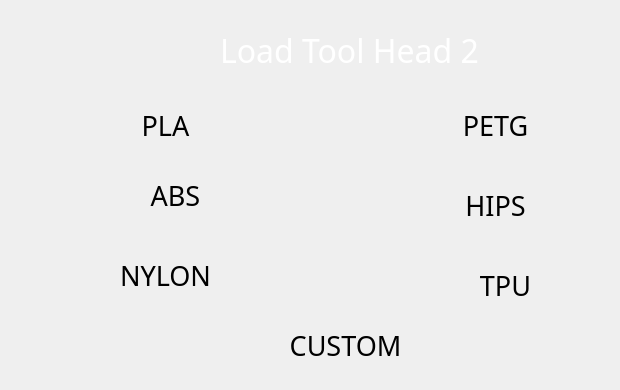
  <widget class="QWidget" name="load_t2_page">
   <widget class="CustomQPushButton" name="load_t2_hips_btn">
    <property name="geometry">
     <rect>
      <x>390</x>
      <y>170</y>
      <width>211</width>
      <height>71</height>
     </rect>
    </property>
    <property name="minimumSize">
     <size>
      <width>10</width>
      <height>10</height>
     </size>
    </property>
    <property name="font">
     <font>
      <family>Momcake</family>
      <pointsize>20</pointsize>
      <italic>false</italic>
      <stylestrategy>PreferAntialias</stylestrategy>
     </font>
    </property>
    <property name="mouseTracking">
     <bool>false</bool>
    </property>
    <property name="tabletTracking">
     <bool>true</bool>
    </property>
    <property name="contextMenuPolicy">
     <enum>Qt::NoContextMenu</enum>
    </property>
    <property name="layoutDirection">
     <enum>Qt::LeftToRight</enum>
    </property>
    <property name="styleSheet">
     <string notr="true"/>
    </property>
    <property name="text">
     <string>HIPS</string>
    </property>
    <property name="autoDefault">
     <bool>false</bool>
    </property>
    <property name="flat">
     <bool>true</bool>
    </property>
    <property name="class" stdset="0">
     <string>menu_btn</string>
    </property>
    <property name="borderLeftPixmap" stdset="0">
     <pixmap resource="../resources/button_resources.qrc">:/button_borders/media/buttons/btn_part1.svg</pixmap>
    </property>
    <property name="borderCenterPixmap" stdset="0">
     <pixmap resource="../resources/button_resources.qrc">:/button_borders/media/buttons/btn_part2.svg</pixmap>
    </property>
    <property name="borderRightPixmap" stdset="0">
     <pixmap resource="../resources/button_resources.qrc">:/button_borders/media/buttons/btn_part3.svg</pixmap>
    </property>
   </widget>
   <widget class="CustomQPushButton" name="load_t2_nylon_btn">
    <property name="geometry">
     <rect>
      <x>60</x>
      <y>240</y>
      <width>211</width>
      <height>71</height>
     </rect>
    </property>
    <property name="minimumSize">
     <size>
      <width>10</width>
      <height>10</height>
     </size>
    </property>
    <property name="font">
     <font>
      <family>Momcake</family>
      <pointsize>20</pointsize>
      <italic>false</italic>
      <stylestrategy>PreferAntialias</stylestrategy>
     </font>
    </property>
    <property name="mouseTracking">
     <bool>false</bool>
    </property>
    <property name="tabletTracking">
     <bool>true</bool>
    </property>
    <property name="contextMenuPolicy">
     <enum>Qt::NoContextMenu</enum>
    </property>
    <property name="layoutDirection">
     <enum>Qt::LeftToRight</enum>
    </property>
    <property name="styleSheet">
     <string notr="true"/>
    </property>
    <property name="text">
     <string>NYLON</string>
    </property>
    <property name="autoDefault">
     <bool>false</bool>
    </property>
    <property name="flat">
     <bool>true</bool>
    </property>
    <property name="class" stdset="0">
     <string>menu_btn</string>
    </property>
    <property name="borderLeftPixmap" stdset="0">
     <pixmap resource="../resources/button_resources.qrc">:/button_borders/media/buttons/btn_part1.svg</pixmap>
    </property>
    <property name="borderCenterPixmap" stdset="0">
     <pixmap resource="../resources/button_resources.qrc">:/button_borders/media/buttons/btn_part2.svg</pixmap>
    </property>
    <property name="borderRightPixmap" stdset="0">
     <pixmap resource="../resources/button_resources.qrc">:/button_borders/media/buttons/btn_part3.svg</pixmap>
    </property>
   </widget>
   <widget class="CustomQPushButton" name="load_t2_pla_btn">
    <property name="geometry">
     <rect>
      <x>60</x>
      <y>90</y>
      <width>211</width>
      <height>71</height>
     </rect>
    </property>
    <property name="minimumSize">
     <size>
      <width>10</width>
      <height>10</height>
     </size>
    </property>
    <property name="font">
     <font>
      <family>Momcake</family>
      <pointsize>20</pointsize>
      <italic>false</italic>
      <stylestrategy>PreferAntialias</stylestrategy>
     </font>
    </property>
    <property name="mouseTracking">
     <bool>false</bool>
    </property>
    <property name="tabletTracking">
     <bool>true</bool>
    </property>
    <property name="contextMenuPolicy">
     <enum>Qt::NoContextMenu</enum>
    </property>
    <property name="layoutDirection">
     <enum>Qt::LeftToRight</enum>
    </property>
    <property name="styleSheet">
     <string notr="true"/>
    </property>
    <property name="text">
     <string>PLA</string>
    </property>
    <property name="autoDefault">
     <bool>false</bool>
    </property>
    <property name="flat">
     <bool>true</bool>
    </property>
    <property name="class" stdset="0">
     <string>menu_btn</string>
    </property>
    <property name="borderLeftPixmap" stdset="0">
     <pixmap resource="../resources/button_resources.qrc">:/button_borders/media/buttons/btn_part1.svg</pixmap>
    </property>
    <property name="borderCenterPixmap" stdset="0">
     <pixmap resource="../resources/button_resources.qrc">:/button_borders/media/buttons/btn_part2.svg</pixmap>
    </property>
    <property name="borderRightPixmap" stdset="0">
     <pixmap resource="../resources/button_resources.qrc">:/button_borders/media/buttons/btn_part3.svg</pixmap>
    </property>
   </widget>
   <widget class="CustomQPushButton" name="load_t2_tpu_btn">
    <property name="geometry">
     <rect>
      <x>400</x>
      <y>250</y>
      <width>211</width>
      <height>71</height>
     </rect>
    </property>
    <property name="minimumSize">
     <size>
      <width>10</width>
      <height>10</height>
     </size>
    </property>
    <property name="font">
     <font>
      <family>Momcake</family>
      <pointsize>20</pointsize>
      <italic>false</italic>
      <stylestrategy>PreferAntialias</stylestrategy>
     </font>
    </property>
    <property name="mouseTracking">
     <bool>false</bool>
    </property>
    <property name="tabletTracking">
     <bool>true</bool>
    </property>
    <property name="contextMenuPolicy">
     <enum>Qt::NoContextMenu</enum>
    </property>
    <property name="layoutDirection">
     <enum>Qt::LeftToRight</enum>
    </property>
    <property name="styleSheet">
     <string notr="true"/>
    </property>
    <property name="text">
     <string>TPU</string>
    </property>
    <property name="autoDefault">
     <bool>false</bool>
    </property>
    <property name="flat">
     <bool>true</bool>
    </property>
    <property name="class" stdset="0">
     <string>menu_btn</string>
    </property>
    <property name="borderLeftPixmap" stdset="0">
     <pixmap resource="../resources/button_resources.qrc">:/button_borders/media/buttons/btn_part1.svg</pixmap>
    </property>
    <property name="borderCenterPixmap" stdset="0">
     <pixmap resource="../resources/button_resources.qrc">:/button_borders/media/buttons/btn_part2.svg</pixmap>
    </property>
    <property name="borderRightPixmap" stdset="0">
     <pixmap resource="../resources/button_resources.qrc">:/button_borders/media/buttons/btn_part3.svg</pixmap>
    </property>
   </widget>
   <widget class="CustomQPushButton" name="load_t2_abs_btn">
    <property name="geometry">
     <rect>
      <x>70</x>
      <y>160</y>
      <width>211</width>
      <height>71</height>
     </rect>
    </property>
    <property name="minimumSize">
     <size>
      <width>10</width>
      <height>10</height>
     </size>
    </property>
    <property name="font">
     <font>
      <family>Momcake</family>
      <pointsize>20</pointsize>
      <italic>false</italic>
      <stylestrategy>PreferAntialias</stylestrategy>
     </font>
    </property>
    <property name="mouseTracking">
     <bool>false</bool>
    </property>
    <property name="tabletTracking">
     <bool>true</bool>
    </property>
    <property name="contextMenuPolicy">
     <enum>Qt::NoContextMenu</enum>
    </property>
    <property name="layoutDirection">
     <enum>Qt::LeftToRight</enum>
    </property>
    <property name="styleSheet">
     <string notr="true"/>
    </property>
    <property name="text">
     <string>ABS</string>
    </property>
    <property name="autoDefault">
     <bool>false</bool>
    </property>
    <property name="flat">
     <bool>true</bool>
    </property>
    <property name="class" stdset="0">
     <string>menu_btn</string>
    </property>
    <property name="borderLeftPixmap" stdset="0">
     <pixmap resource="../resources/button_resources.qrc">:/button_borders/media/buttons/btn_part1.svg</pixmap>
    </property>
    <property name="borderCenterPixmap" stdset="0">
     <pixmap resource="../resources/button_resources.qrc">:/button_borders/media/buttons/btn_part2.svg</pixmap>
    </property>
    <property name="borderRightPixmap" stdset="0">
     <pixmap resource="../resources/button_resources.qrc">:/button_borders/media/buttons/btn_part3.svg</pixmap>
    </property>
   </widget>
   <widget class="CustomQPushButton" name="load_t2_petg_btn">
    <property name="geometry">
     <rect>
      <x>390</x>
      <y>90</y>
      <width>211</width>
      <height>71</height>
     </rect>
    </property>
    <property name="minimumSize">
     <size>
      <width>10</width>
      <height>10</height>
     </size>
    </property>
    <property name="font">
     <font>
      <family>Momcake</family>
      <pointsize>20</pointsize>
      <italic>false</italic>
      <stylestrategy>PreferAntialias</stylestrategy>
     </font>
    </property>
    <property name="mouseTracking">
     <bool>false</bool>
    </property>
    <property name="tabletTracking">
     <bool>true</bool>
    </property>
    <property name="contextMenuPolicy">
     <enum>Qt::NoContextMenu</enum>
    </property>
    <property name="layoutDirection">
     <enum>Qt::LeftToRight</enum>
    </property>
    <property name="styleSheet">
     <string notr="true"/>
    </property>
    <property name="text">
     <string>PETG</string>
    </property>
    <property name="autoDefault">
     <bool>false</bool>
    </property>
    <property name="flat">
     <bool>true</bool>
    </property>
    <property name="class" stdset="0">
     <string>menu_btn</string>
    </property>
    <property name="borderLeftPixmap" stdset="0">
     <pixmap resource="../resources/button_resources.qrc">:/button_borders/media/buttons/btn_part1.svg</pixmap>
    </property>
    <property name="borderCenterPixmap" stdset="0">
     <pixmap resource="../resources/button_resources.qrc">:/button_borders/media/buttons/btn_part2.svg</pixmap>
    </property>
    <property name="borderRightPixmap" stdset="0">
     <pixmap resource="../resources/button_resources.qrc">:/button_borders/media/buttons/btn_part3.svg</pixmap>
    </property>
   </widget>
   <widget class="QLabel" name="load_t2_title_label">
    <property name="geometry">
     <rect>
      <x>220</x>
      <y>20</y>
      <width>271</width>
      <height>61</height>
     </rect>
    </property>
    <property name="font">
     <font>
      <family>Momcake</family>
      <pointsize>24</pointsize>
     </font>
    </property>
    <property name="styleSheet">
     <string notr="true">background: transparent; color: white;</string>
    </property>
    <property name="text">
     <string>Load Tool Head 2</string>
    </property>
    <property name="class" stdset="0">
     <string>title_text</string>
    </property>
   </widget>
   <widget class="CustomQPushButton" name="load_t2_custom_btn">
    <property name="geometry">
     <rect>
      <x>240</x>
      <y>310</y>
      <width>211</width>
      <height>71</height>
     </rect>
    </property>
    <property name="minimumSize">
     <size>
      <width>10</width>
      <height>10</height>
     </size>
    </property>
    <property name="font">
     <font>
      <family>Momcake</family>
      <pointsize>20</pointsize>
      <italic>false</italic>
      <stylestrategy>PreferAntialias</stylestrategy>
     </font>
    </property>
    <property name="mouseTracking">
     <bool>false</bool>
    </property>
    <property name="tabletTracking">
     <bool>true</bool>
    </property>
    <property name="contextMenuPolicy">
     <enum>Qt::NoContextMenu</enum>
    </property>
    <property name="layoutDirection">
     <enum>Qt::LeftToRight</enum>
    </property>
    <property name="styleSheet">
     <string notr="true"/>
    </property>
    <property name="text">
     <string>CUSTOM</string>
    </property>
    <property name="autoDefault">
     <bool>false</bool>
    </property>
    <property name="flat">
     <bool>true</bool>
    </property>
    <property name="class" stdset="0">
     <string>menu_btn</string>
    </property>
    <property name="borderLeftPixmap" stdset="0">
     <pixmap resource="../resources/button_resources.qrc">:/button_borders/media/buttons/btn_part1.svg</pixmap>
    </property>
    <property name="borderCenterPixmap" stdset="0">
     <pixmap resource="../resources/button_resources.qrc">:/button_borders/media/buttons/btn_part2.svg</pixmap>
    </property>
    <property name="borderRightPixmap" stdset="0">
     <pixmap resource="../resources/button_resources.qrc">:/button_borders/media/buttons/btn_part3.svg</pixmap>
    </property>
   </widget>
  </widget>
